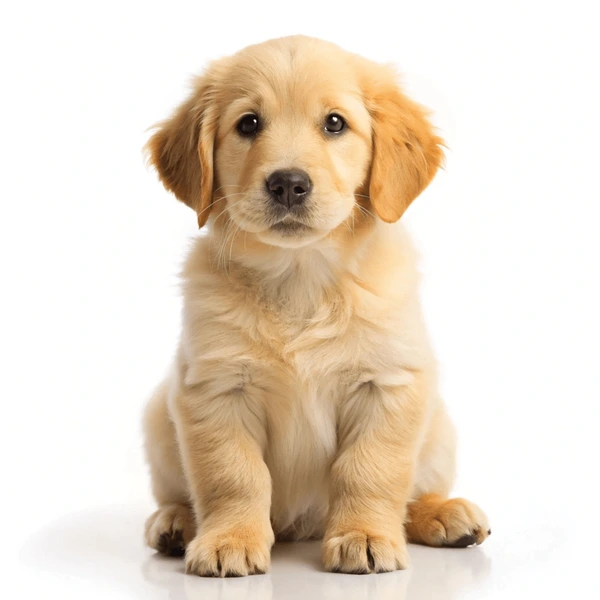
#> input picture learning opencv/Images/dog.webp, 600 x 600 px, found by its file name
$ python gray.py
#> lines starting #> are read from the running program, lines starting #| are printed output that depends on the picture; after the words box and inside, x2 and y2 are one past the last pixel; in counts of white or black regions, pixels touching at a corner belong together
import cv2 as cv
import numpy as np

img = cv.imread(r"C:\Users\Hai\OneDrive\Desktop\dog.webp")
#> img is the input picture: shape (600, 600, 3); mean B, G, R 200.5, 217.2, 231.3

#cv.imshow('dog', img)

blank = np.zeros(img.shape,dtype='uint8')

gray=cv.cvtColor(img,cv.COLOR_BGR2GRAY)
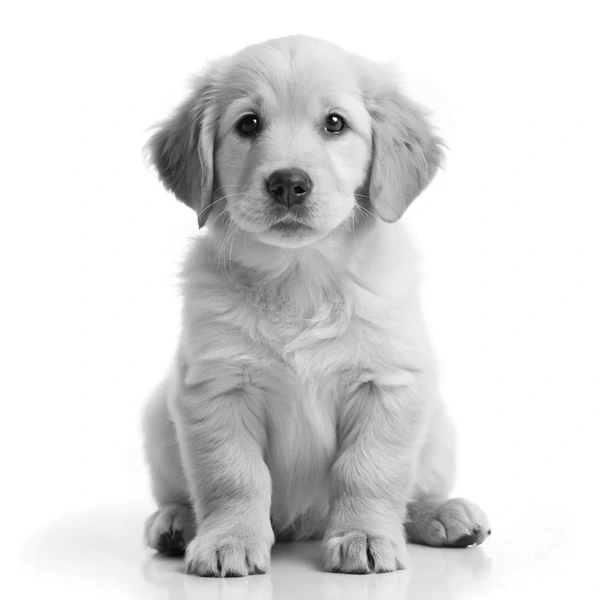
#> gray: shape (600, 600); min 3, max 255, mean 219.5

ret,thresh = cv.threshold(gray,125,255,cv.THRESH_BINARY)
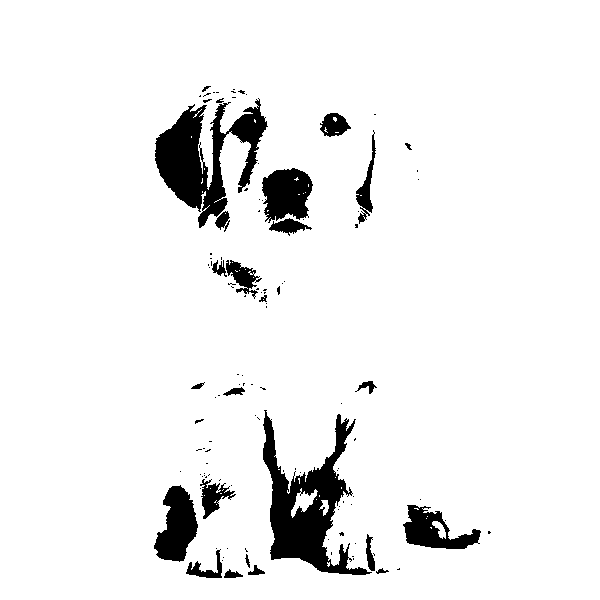
#> thresh: shape (600, 600); 93.6% white; 118 black regions (91 under 20 px)

cv.imshow('dog_thresh',thresh)


contours,hierarchise = cv.findContours(thresh,cv.RETR_LIST,cv.CHAIN_APPROX_NONE)
#> contours = 219 contours, 181 with area under 20; largest, box (x1, y1, x2, y2) and area: (0, 0, 600, 600) 358801, (262, 409, 373, 576) 7572, (154, 98, 269, 229) 6668, (153, 484, 199, 563) 2222, (261, 167, 314, 224) 2167

cv.drawContours(blank,contours,-1,(0,0,255),2)
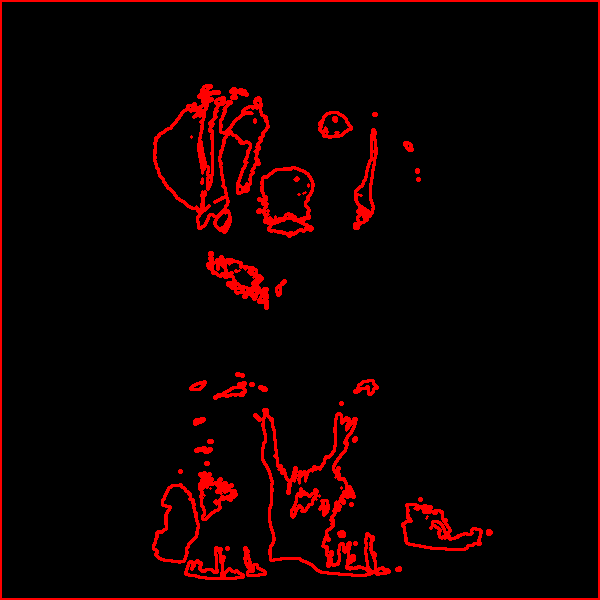
#> blank: shape (600, 600, 3); mean of channels 0, 1, 2 0, 0, 15.6; drawn as B, G, R
cv.imshow('dog_contour',blank)
cv.waitKey(0)
